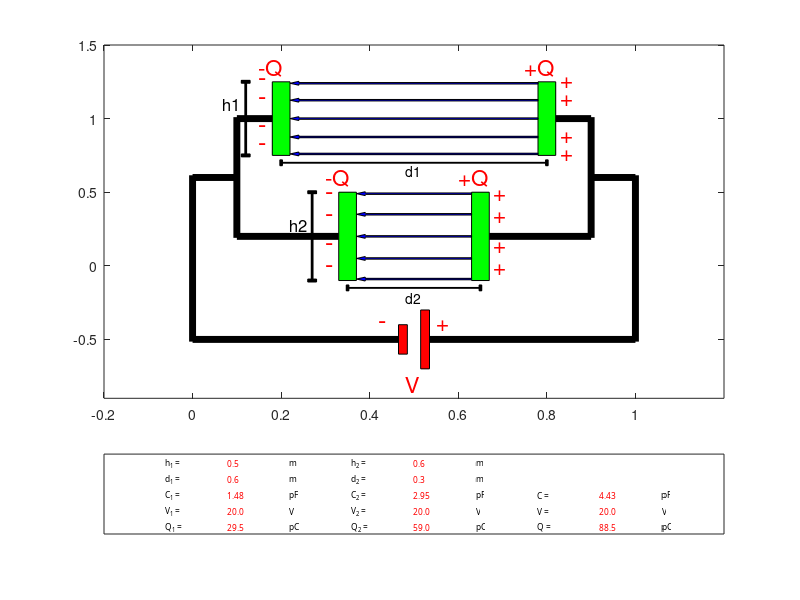

Reproduce this figure in MATLAB.
clear all;
clc;

%Circuit 3
%Prosomoiosi kiklwmatos me 2 piknwtes sindedemenous parallila me bataria sinexous tasis

%PARAMETROI
h=0.5; %ypsos oplismou apo 0.2-0.5
d=0.6; %apostasi oplismwn apo 0.2-0.6

h2=0.6;%ypsos oplismou apo 0.2-0.4
d2=0.3;%apostasi oplismwn apo 0.2-0.3

V=20; %tasi pigis

h1=h;
d1=d;

%battery
L_batt=0.1; %platos polou
d_batt=0.1; %apostasi polwn apo 0.45-0.55
%arnitikos polos
h_thetikou=0.2; %ypsos +polou apo -0.35 ews -0.55
A_thetikou=h_thetikou*L_batt; %embado +polou
%thetikos polos
h_arnitikou=0.4; %ypsos +polou apo -0.5 ews -0.1
A_arnitikou=h_arnitikou*L_batt; %embado +polou

%upologismos megethwn
% N1n =num2str(N1, '%6.1f'); ektuposi arithmou
L=0.2; %platos oplismou panta stathero
A=h*L;
e0=8.85*10^(-12);
C=e0*A/d;
Q=C*V;
%Cn =num2str(C, '%6.1f');

%sxediasi oplismou
op1_x0 =[-L/10 ,L/10 ,L/10 ,-L/10];
op1_y0 =[-h1/2 ,-h1/2, h1/2,h1/2];

op1_x=op1_x0+0.5-(d1/2);
op1_y=op1_y0+1;

op2_x0 =[-L/10 ,L/10 ,L/10 ,-L/10];
op2_y0 =[-h1/2 ,-h1/2, h1/2,h1/2];

op2_x=op2_x0+0.5+(d1/2);
op2_y=op2_y0+1;

op3_x0 =[-L/10 ,L/10 ,L/10 ,-L/10];
op3_y0 =[-h2/2 ,-h2/2, h2/2,h2/2];

op3_x=op3_x0+0.5-(d2/2);
op3_y=op3_y0+0.2;

op4_x0 =[-L/10 ,L/10 ,L/10 ,-L/10];
op4_y0 =[-h2/2 ,-h2/2, h2/2,h2/2];

op4_x=op4_x0+0.5+(d2/2);
op4_y=op4_y0+0.2;

%sxediasi velos
vel_x10=[-L/10 ,-d1+(L/10)*2 ,-d1+(L/10)*2 ,-d1+L/10 ,-d1+(L/10)*2 ,-d1+(L/10)*2,-L/10];
vel_x20=[-L/10 ,-d2+(L/10)*2 ,-d2+(L/10)*2 ,-d2+L/10 ,-d2+(L/10)*2 ,-d2+(L/10)*2,-L/10];
vel_y0=[-0.005 ,-0.005 ,-L/15 ,0 ,+L/15 ,+0.005,+0.005];
vel1_x=vel_x10+0.5+(d1/2);
vel2_x=vel_x20+0.5+(d2/2);
vel1_y=vel_y0+1;
vel2_y=vel_y0+0.2;


%sxediasi batarias opou pol apo to "polos"
pol1_x0 =[-0.01 ,0.01 ,0.01 ,-0.01];
pol1_y0 =[-h_thetikou/2 ,-h_thetikou/2, h_thetikou/2,h_thetikou/2];

pol1_x=pol1_x0+0.5-(d_batt/4);
pol1_y=pol1_y0-0.5;

pol2_x0 =[-0.01 ,0.01 ,0.01 ,-0.01];
pol2_y0 =[-h_arnitikou/2 ,-h_arnitikou/2, h_arnitikou/2,h_arnitikou/2];

pol2_x=pol2_x0+0.5+(d_batt/4);
pol2_y=pol2_y0-0.5;



h1_x = [-0.002 0.002 0.002 -0.002]+0.47-(d1/2)-0.05;
h1_y = [-h1/2 -h1/2 h1/2 h1/2]+1;

h1a_x = [-0.01 0.01 0.01 -0.01]+0.47-(d1/2)-0.05;
h1a_y = [-0.01 -0.01 0.01 0.01 ]+1+h1/2;

h1b_x = [-0.01 0.01 0.01 -0.01]+0.47-(d1/2)-0.05;
h1b_y = [-0.01 -0.01 0.01 0.01]+1-h1/2;

h2_x = [-0.002 0.002 0.002 -0.002]+0.47-(d2/2)-0.05;
h2_y = [-h2/2 -h2/2 h2/2 h2/2]+0.2;


h2a_x = [-0.01 0.01 0.01 -0.01]+0.47-(d2/2)-0.05;
h2a_y = [-0.01 -0.01 0.01 0.01]+0.2+h2/2;

h2b_x = [-0.01 0.01 0.01 -0.01]+0.47-(d2/2)-0.05;
h2b_y = [-0.01 -0.01 0.01 0.01]+0.2-h2/2;



d1_x = [-d1/2 d1/2  d1/2 -d1/2]+0.5;
d1_y = [-0.003 -0.003 0.003 0.003]+1-h1/2-0.05;

d1a_x = [-0.003 0.003 0.003 -0.003]+0.5-d1/2;
d1a_y = [-0.02 -0.02 0.02 0.02]+1-h1/2-0.05;

d1b_x = [-0.003 0.003 0.003 -0.003]+0.5+d1/2;
d1b_y = [-0.02 -0.02 0.02 0.02]+1-h1/2-0.05;

d2_x = [-d2/2 d2/2  d2/2 -d2/2]+0.5;
d2_y = [-0.003 -0.003 0.003 0.003]+0.2-h2/2-0.05;

d2a_x = [-0.003 0.003 0.003 -0.003]+0.5-d2/2;
d2a_y = [-0.02 -0.02 0.02 0.02]+0.2-h2/2-0.05;

d2b_x = [-0.003 0.003 0.003 -0.003]+0.5+d2/2;
d2b_y = [-0.02 -0.02 0.02 0.02]+0.2-h2/2-0.05;


subplot(4, 1, [1,2,3]);
fill(op1_x,op1_y,[0 1 0],...
    op2_x,op2_y,[0 1 0],...
    vel1_x,vel1_y,[0,0,1],...
    vel1_x,vel1_y+h1/4,[0,0,1],...
    vel1_x,vel1_y+h1/2-0.01,[0,0,1],...
    vel1_x,vel1_y-h1/4,[0,0,1],...
    vel1_x,vel1_y-h1/2+0.01,[0,0,1],...
    h1_x,h1_y, [0 0 0],...
    h2_x,h2_y, [0 0 0],...
    h1a_x, h1a_y, [0 0 0],...
    h1b_x, h1b_y, [0 0 0],...
        h2a_x, h2a_y, [0 0 0],...
    h2b_x, h2b_y, [0 0 0],...
    d1_x, d1_y, [0 0 0],...
    d1a_x, d1a_y, [0 0 0],...
    d1b_x, d1b_y, [0 0 0],...
        d2a_x, d2a_y, [0 0 0],...
    d2b_x, d2b_y, [0 0 0],...
    d2_x, d2_y, [0 0 0])

hold on;

fill(op3_x,op3_y,[0 1 0],...
    op4_x,op4_y,[0 1 0],...
    vel2_x,vel2_y,[0,0,1],...
    vel2_x,vel2_y+h2/4,[0,0,1],...
    vel2_x,vel2_y+h2/2-0.01,[0,0,1],...
    vel2_x,vel2_y-h2/4,[0,0,1],...
    vel2_x,vel2_y-h2/2+0.01,[0,0,1])

axis([-0.2,1.2,-0.9,1.5])

% set(gca,'xtick',[-0.2:0.2:1.2]) %apokripsi timwn axona x
% set(gca,'ytick',[-0.9:0.2:1.5]) %apokripsi timwn axona y

hold on;

fill(pol1_x,pol1_y,[1,0,0],...
    pol2_x,pol2_y,[1,0,0])

hold off;

%sxediasi kalwdiwn

%orizontia kalwdia
lin_x=[0,0.1];
lin_y=[0.6,0.6];
line(lin_x,lin_y,'linewidth',5,'Color',[0,0,0])

lin2_x=[1,0.9];
lin2_y=[0.6,0.6];
line(lin2_x,lin2_y,'linewidth',5,'Color',[0,0,0])

lin3_x=[1,0.5+d_batt/4+0.01];
lin3_y=[-0.5,-0.5];
line(lin3_x,lin3_y,'linewidth',5,'Color',[0,0,0])

lin4_x=[0,0.5-d_batt/4-0.01];
lin4_y=[-0.5,-0.5];
line(lin4_x,lin4_y,'linewidth',5,'Color',[0,0,0])

lin5_x=[0.1,0.5-d/2-L/10];
lin5_y=[1,1];
line(lin5_x,lin5_y,'linewidth',5,'Color',[0,0,0])

lin6_x=[0.9,0.5+d1/2+L/10];
lin6_y=[1,1];
line(lin6_x,lin6_y,'linewidth',5,'Color',[0,0,0])

lin7_x=[0.1,0.5-d2/2-L/10];
lin7_y=[0.2,0.2];
line(lin7_x,lin7_y,'linewidth',5,'Color',[0,0,0])

lin8_x=[0.9,0.5+d2/2+L/10];
lin8_y=[0.2,0.2];
line(lin8_x,lin8_y,'linewidth',5,'Color',[0,0,0])


%katheta kalwdia

lin9_x=[0,0];
lin9_y=[-0.515,0.615];
line(lin9_x,lin9_y,'linewidth',5,'Color',[0,0,0])

lin10_x=[1,1];
lin10_y=[-0.515,0.615];
line(lin10_x,lin10_y,'linewidth',5,'Color',[0,0,0])

lin11_x=[0.1,0.1];
lin11_y=[0.19,1.01];
line(lin11_x,lin11_y,'linewidth',5,'Color',[0,0,0])

lin12_x=[0.9,0.9];
lin12_y=[0.19,1.01];
line(lin12_x,lin12_y,'linewidth',5,'Color',[0,0,0])

text(0.53+0.5*d1 ,h1/4+1, '+', 'fontsize', 16, 'Color', 'r') 
text(0.53+0.5*d1 ,h1/2+1, '+', 'fontsize', 16, 'Color', 'r')
text(0.53+0.5*d1 ,-h1/2+1, '+', 'fontsize', 16, 'Color', 'r')
text(0.53+0.5*d1 ,-h1/4+1, '+', 'fontsize', 16, 'Color', 'r')

text(0.53+0.5*d2 ,h2/4+0.18, '+', 'fontsize', 16, 'Color', 'r') 
text(0.53+0.5*d2 ,h2/2+0.18, '+', 'fontsize', 16, 'Color', 'r')
text(0.53+0.5*d2 ,-h2/2+0.28, '+', 'fontsize', 16, 'Color', 'r')
text(0.53+0.5*d2 ,-h2/4+0.28, '+', 'fontsize', 16, 'Color', 'r')
 
text(0.45-0.5*d1 ,h1/4+1, '-', 'fontsize', 18, 'Color', 'r')
text(0.45-0.5*d1 ,h1/2+1, '-', 'fontsize', 18, 'Color', 'r')
text(0.45-0.5*d1 ,-h1/2+1.06, '-', 'fontsize', 18, 'Color', 'r')
text(0.45-0.5*d1 ,-h1/4+1.06, '-', 'fontsize', 18, 'Color', 'r')

text(0.45-0.5*d2 ,h2/4+0.18, '-', 'fontsize', 18, 'Color', 'r')
text(0.45-0.5*d2 ,h2/2+0.18, '-', 'fontsize', 18, 'Color', 'r')
text(0.45-0.5*d2 ,-h2/2+0.28, '-', 'fontsize', 18, 'Color', 'r')
text(0.45-0.5*d2 ,-h2/4+0.28, '-', 'fontsize', 18, 'Color', 'r')

text(0.45+0.5*d1 ,h1/2+1.1, '+Q', 'fontsize', 16, 'Color', 'r')
text(0.45+0.5*d2 ,h2/2+0.3, '+Q', 'fontsize', 16, 'Color', 'r')
text(0.45-0.5*d1 ,h1/2+1.1, '-Q', 'fontsize', 16, 'Color', 'r')
text(0.45-0.5*d2 ,h2/2+0.3, '-Q', 'fontsize', 16, 'Color', 'r')
   
text(0.48 ,-0.8, 'V', 'fontsize', 16, 'Color', 'r')
text(0.48+L_batt/2+0.02 ,-h_arnitikou, '+', 'fontsize', 16, 'Color', 'r')
text(0.48-L_batt/2-0.01 ,-h_arnitikou, '-', 'fontsize', 18, 'Color', 'r')
   
% text(0.48 ,h1/2+1.08, 'E', 'fontsize', 12, 'Color', 'b')
% text(0.48 ,h2/2+0.28, 'E', 'fontsize', 12, 'Color', 'b')

text(h1_x(1)-0.05 ,1.1, 'h1', 'fontsize', 12, 'Color', 'k')
text(h2_x(1)-0.05 ,0.28, 'h2', 'fontsize', 12, 'Color', 'k')

text((d1_x(1)+d1_x(2))/2-0.02 ,d1_y(2)-0.05, 'd1', 'fontsize', 10, 'Color', 'k')
text(0.48 ,0.2-h2/2-0.12, 'd2', 'fontsize', 10, 'Color', 'k')

subplot(4, 1, 4)

C1=(e0*A/d1)*10^12;
C2=(e0*A/d2)*10^12;
C=C1+C2;
Q=C*V;
V1=V;
V2=V;
Q1=C1*V1;
Q2=C2*V2;

hm =num2str(h1 ,'%6.1f');
hn =num2str(h2 ,'%6.1f');
dm =num2str(d1 ,'%6.1f');
dn =num2str(d2 ,'%6.1f');
Vm =num2str(V1 ,'%6.1f');
Vn =num2str(V2 ,'%6.1f');
Vp =num2str(V ,'%6.1f');
Cm =num2str(C1 ,'%6.2f');
Cn =num2str(C2 ,'%6.2f');
Cp =num2str(C ,'%6.2f');
Qm =num2str(Q1 ,'%6.1f');
Qn =num2str(Q2 ,'%6.1f');
Qp =num2str(Q ,'%6.1f');
pin_x = [0 1 1 0];
pin_y = [0 0  1 1];
fill(pin_x,pin_x,[1 1 1],...
    'LineStyle', 'none')

met1 = 0.0;
met2 = 0.3;
met3 = 0.6;

 text(0.1+met1, 0.9, 'h_1 =' , 'FontUnits','normalized','FontSize',0.15,'FontName', 'Unicode', 'Color', 'k')
 text(0.2+met1, 0.9, hm  , 'FontUnits','normalized','FontSize',0.15,'FontName', 'Unicode', 'Color', 'r')
 text(0.3+met1, 0.9, 'm' , 'FontUnits','normalized','FontSize',0.15,'FontName', 'Unicode', 'Color', 'k')
 
 text(0.1+met1, 0.7, 'd_1 =' , 'FontUnits','normalized','FontSize',0.15,'FontName', 'Unicode', 'Color', 'k')
 text(0.2+met1, 0.7, dm  , 'FontUnits','normalized','FontSize',0.15,'FontName', 'Unicode', 'Color', 'r')
 text(0.3+met1, 0.7, 'm' , 'FontUnits','normalized','FontSize',0.15,'FontName', 'Unicode', 'Color', 'k')
 
 text(0.1+met1, 0.1, 'Q_1 =' , 'FontUnits','normalized','FontSize',0.15,'FontName', 'Unicode', 'Color', 'k')
 text(0.2+met1, 0.1, Qm  , 'FontUnits','normalized','FontSize',0.15,'FontName', 'Unicode', 'Color', 'r')
 text(0.3+met1, 0.1, 'pC' , 'FontUnits','normalized','FontSize',0.15,'FontName', 'Unicode', 'Color', 'k')
 
 text(0.1+met1, 0.5, 'C_1 =' , 'FontUnits','normalized','FontSize',0.15,'FontName', 'Unicode', 'Color', 'k')
 text(0.2+met1, 0.5, Cm  , 'FontUnits','normalized','FontSize',0.15,'FontName', 'Unicode', 'Color', 'r')
 text(0.3+met1, 0.5, 'pF' , 'FontUnits','normalized','FontSize',0.15,'FontName', 'Unicode', 'Color', 'k')
 
 text(0.1+met1, 0.3, 'V_1 =' , 'FontUnits','normalized','FontSize',0.15,'FontName', 'Unicode', 'Color', 'k')
 text(0.2+met1, 0.3, Vm  , 'FontUnits','normalized','FontSize',0.15,'FontName', 'Unicode', 'Color', 'r')
 text(0.3+met1, 0.3, 'V' , 'FontUnits','normalized','FontSize',0.15,'FontName', 'Unicode', 'Color', 'k')
 
 text(0.1+met2, 0.9, 'h_2 =' , 'FontUnits','normalized','FontSize',0.15,'FontName', 'Unicode', 'Color', 'k')
 text(0.2+met2, 0.9, hn  , 'FontUnits','normalized','FontSize',0.15,'FontName', 'Unicode', 'Color', 'r')
 text(0.3+met2, 0.9, 'm' , 'FontUnits','normalized','FontSize',0.15,'FontName', 'Unicode', 'Color', 'k')

 text(0.1+met2, 0.7, 'd_2 =' , 'FontUnits','normalized','FontSize',0.15,'FontName', 'Unicode', 'Color', 'k')
 text(0.2+met2, 0.7, dn  , 'FontUnits','normalized','FontSize',0.15,'FontName', 'Unicode', 'Color', 'r')
 text(0.3+met2, 0.7, 'm' , 'FontUnits','normalized','FontSize',0.15,'FontName', 'Unicode', 'Color', 'k')
 
 text(0.1+met2, 0.1, 'Q_2 =' , 'FontUnits','normalized','FontSize',0.15,'FontName', 'Unicode', 'Color', 'k')
 text(0.2+met2, 0.1, Qn  , 'FontUnits','normalized','FontSize',0.15,'FontName', 'Unicode', 'Color', 'r')
 text(0.3+met2, 0.1, 'pC' , 'FontUnits','normalized','FontSize',0.15,'FontName', 'Unicode', 'Color', 'k')
 
 text(0.1+met2, 0.5, 'C_2 =' , 'FontUnits','normalized','FontSize',0.15,'FontName', 'Unicode', 'Color', 'k')
 text(0.2+met2, 0.5, Cn  , 'FontUnits','normalized','FontSize',0.15,'FontName', 'Unicode', 'Color', 'r')
 text(0.3+met2, 0.5, 'pF' , 'FontUnits','normalized','FontSize',0.15,'FontName', 'Unicode', 'Color', 'k')
 
 text(0.1+met2, 0.3, 'V_2 =' , 'FontUnits','normalized','FontSize',0.15,'FontName', 'Unicode', 'Color', 'k')
 text(0.2+met2, 0.3, Vn  , 'FontUnits','normalized','FontSize',0.15,'FontName', 'Unicode', 'Color', 'r')
 text(0.3+met2, 0.3, 'V' , 'FontUnits','normalized','FontSize',0.15,'FontName', 'Unicode', 'Color', 'k')
 
 text(0.1+met3, 0.1, 'Q =' , 'FontUnits','normalized','FontSize',0.15,'FontName', 'Unicode', 'Color', 'k')
 text(0.2+met3, 0.1, Qp  , 'FontUnits','normalized','FontSize',0.15,'FontName', 'Unicode', 'Color', 'r')
 text(0.3+met3, 0.1, 'pC' , 'FontUnits','normalized','FontSize',0.15,'FontName', 'Unicode', 'Color', 'k')
 
 text(0.1+met3, 0.5, 'C =' , 'FontUnits','normalized','FontSize',0.15,'FontName', 'Unicode', 'Color', 'k')
 text(0.2+met3, 0.5, Cp  , 'FontUnits','normalized','FontSize',0.15,'FontName', 'Unicode', 'Color', 'r')
 text(0.3+met3, 0.5, 'pF' , 'FontUnits','normalized','FontSize',0.15,'FontName', 'Unicode', 'Color', 'k')
 
 text(0.1+met3, 0.3, 'V =' , 'FontUnits','normalized','FontSize',0.15,'FontName', 'Unicode', 'Color', 'k')
 text(0.2+met3, 0.3, Vp  , 'FontUnits','normalized','FontSize',0.15,'FontName', 'Unicode', 'Color', 'r')
 text(0.3+met3, 0.3, 'V' , 'FontUnits','normalized','FontSize',0.15,'FontName', 'Unicode', 'Color', 'k')
 
axis([0 1 0 1])
set(gca,'xtick',[]) %apokripsi timwn axona x
set(gca,'ytick',[]) %apokripsi timwn axona y
  